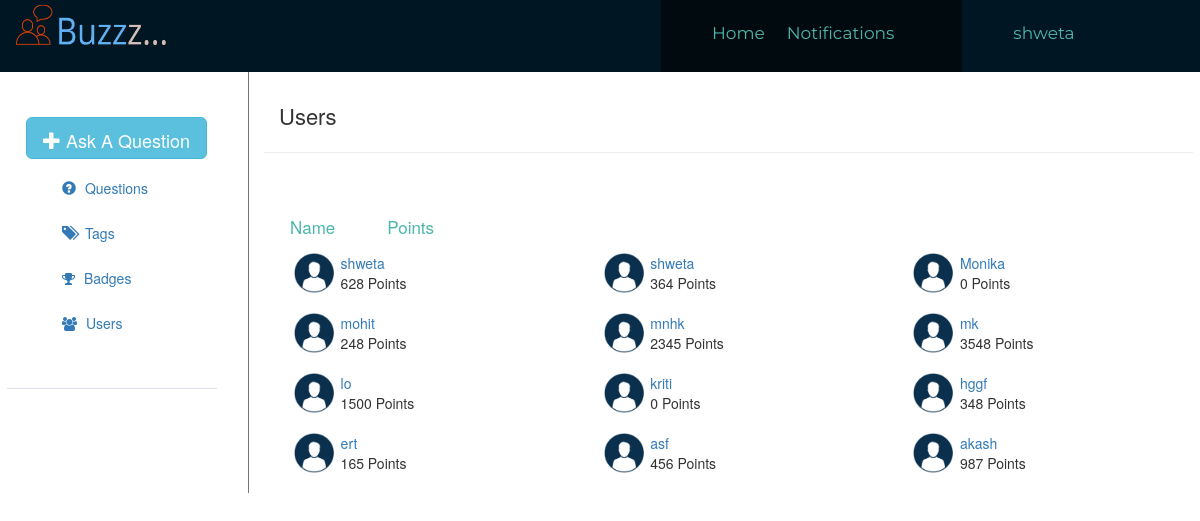
/allusers.php (signed in), run on the app's committed database.
### tables this page shows
CREATE TABLE IF NOT EXISTS `student` (
  `student_id` int(11) NOT NULL AUTO_INCREMENT,
  `person_id` int(11) NOT NULL,
  `username` varchar(100) NOT NULL,
  `board_id` int(11) NOT NULL,
  `class_id` int(11) NOT NULL,
  `Points` int(10) NOT NULL,
  PRIMARY KEY (`student_id`)
);

### allusers.php (the view, shortened to what this page needs)
<?php
include 'common.php';
?>
<!Doctype HTML>
<HEAD>
</HEAD>
<link rel="stylesheet" href="bootstrap.css">
    <link rel="stylesheet" href="https://maxcdn.bootstrapcdn.com/bootstrap/3.3.7/css/bootstrap.min.css">
<link rel="stylesheet" href="https://cdnjs.cloudflare.com/ajax/libs/font-awesome/4.7.0/css/font-awesome.min.css">
<link rel="stylesheet" href="buzzpage.css">
<body>
<div id="right-content" class="col-sm-9">
	     <div class="tabu">
             Users
        </div>
		<hr>
	<div class="tabular">
  <button class="tablinks" onclick="opentype('Name')">Name</button>
  <button class="tablinks" onclick="opentype('Points')">Points</button>
</div>
<div id="Name" class="w3-container type">
<?php
$servername = "localhost";
$username = "root";
$password = "";
$dbname = "swf";
 $conn = mysqli_connect($servername, $username, $password, $dbname);
$sql="select username,Points from student ORDER BY username DESC";
$result=(mysqli_query($conn,$sql));
$count=0;
if(mysqli_num_rows($result)>0)
{
	while($row=mysqli_fetch_assoc($result))
	{
		$user=$row["username"];
		$points=$row["Points"];
		$count++;
?>
    <div id="userbox" class="col-sm-4">
	    <div class="col-sm-2">
			<img src="profile.png" style="height:40px;width:40px;">
        </div>
        <div class="col-sm-10">
		<?php
		echo "<a href=\"userprofile.php?name=$user\" method=\"GET\">$user</a><br>";
		echo "$points Points";
?>
</div>
    </div>
<?php
    if($count%3==0)
	{
		?>
	<br><br><br>
		<?php
	}
	}
}
?>
</div>
  </div>
  </body>
  </html>

### buzzpage.css (style rules this page uses)
#links ul li a,button { display:block; height:30px; font-size:17px; color:#4db6ac; text-align:center; text-decoration:none; float:right; margin:25px 10px; line-height:30px; padding:1px 1px; }
#right-content { width:80%; float:right; margin-right:-8px; border-left:1px solid #757575; }
.tabu { font-size:22px; padding-left:15px; padding-top:28px; height:60px; }
.tabular { overflow: hidden; }
.tabular button { background-color: inherit; float: left; border: none; outline: none; cursor: pointer; padding: 14px 16px; transition: 0.3s; font-size: 17px; }

### common.php (style rules this page uses)
input, textarea, button { text-rendering: auto; color: initial; letter-spacing: normal; word-spacing: normal; text-transform: none; text-indent: 0px; text-shadow: none; display: inline-block; text-align: start; margin: 0em; font: 400 13.3333px Arial; }
a { text-decoration: none; color: #2b6dad; background: transparent; }
body { height: 100%; word-wrap: break-word; color: #333; font-size: 13px; overflow-y: auto; overflow-x: auto; }

### data on the page
student: username "shweta", Points "628"
student: username "shweta", Points "364"
student: username "Monika", Points "0"
student: username "mohit", Points "248"
student: username "mnhk", Points "2345"
student: username "mk", Points "3548"
student: username "lo", Points "1500"
student: username "kriti", Points "0"
student: username "hggf", Points "348"
student: username "ert", Points "165"
student: username "asf", Points "456"
student: username "akash", Points "987"

### other printed values
$user "shweta"
